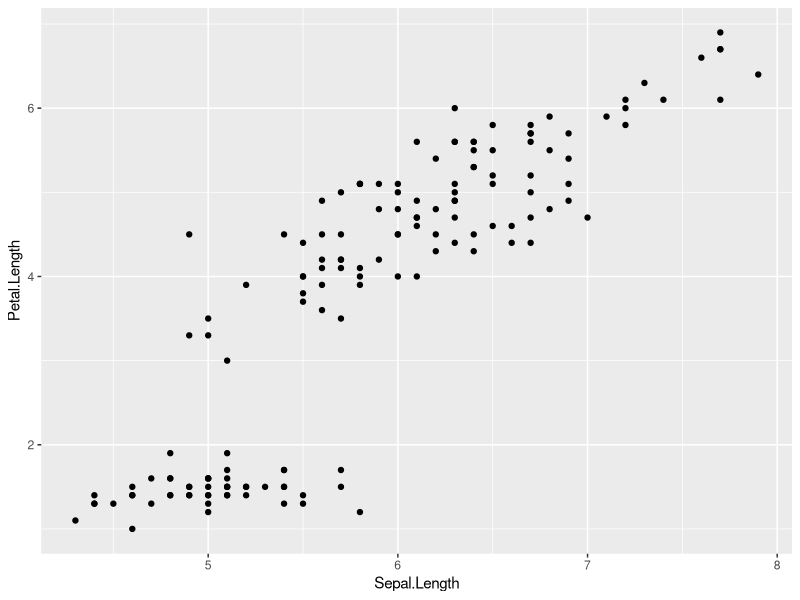
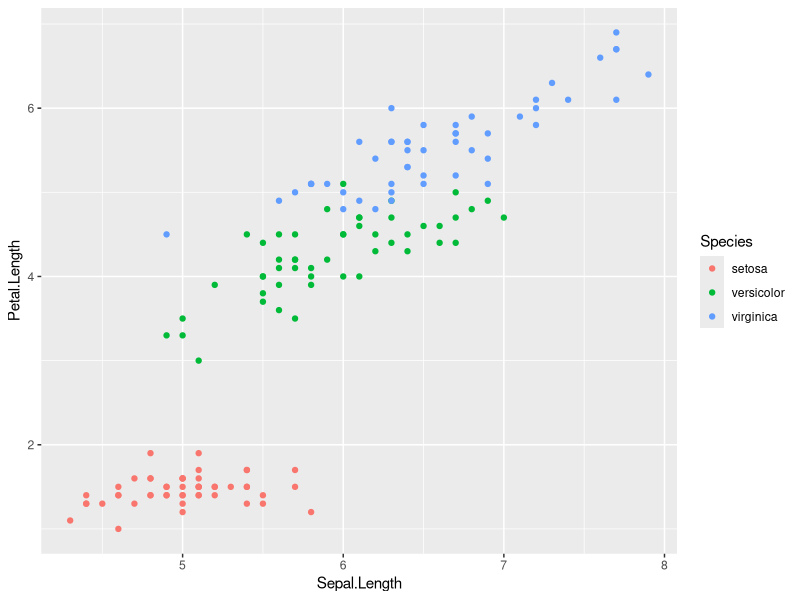
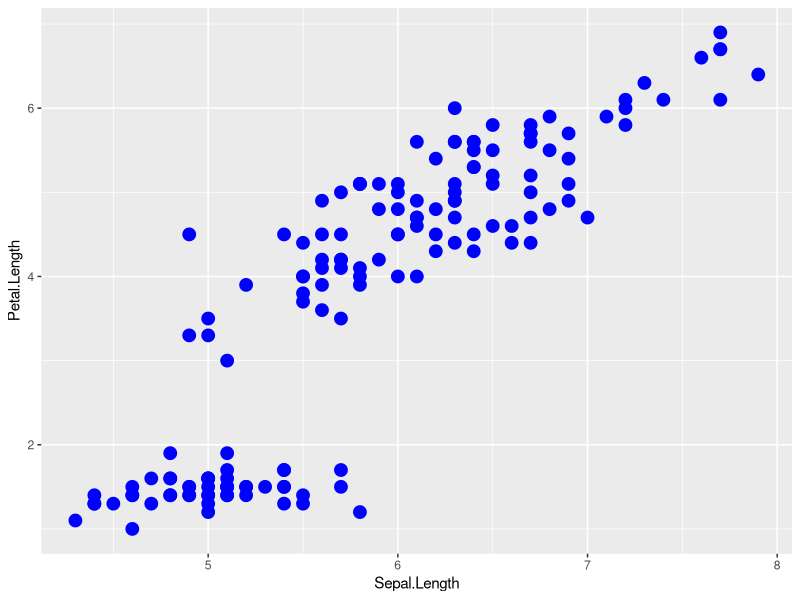
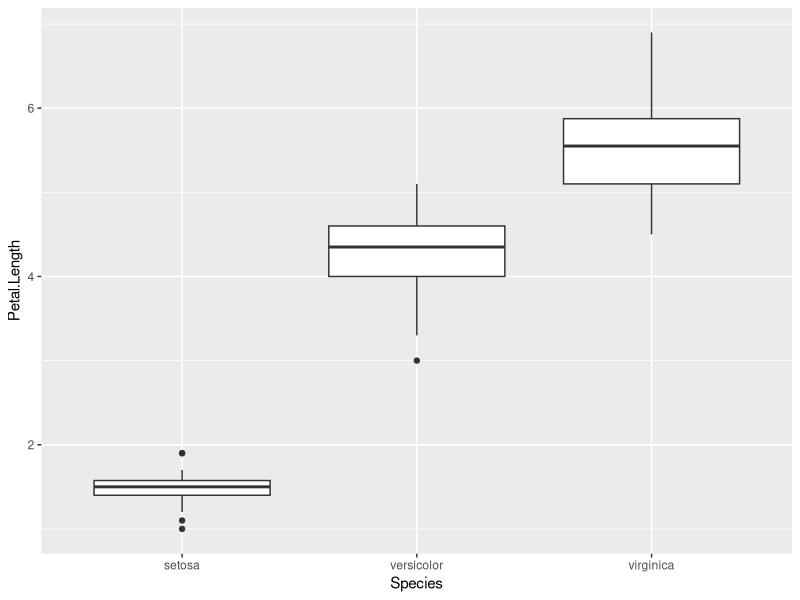
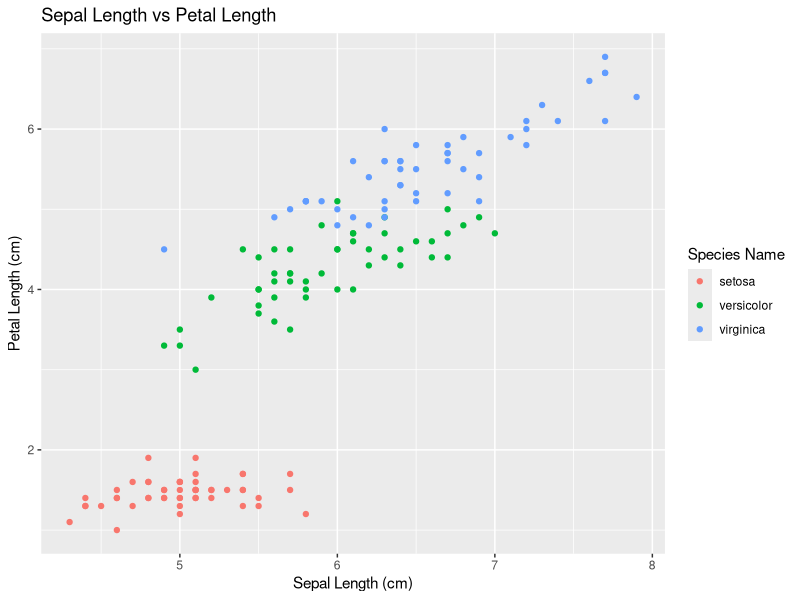
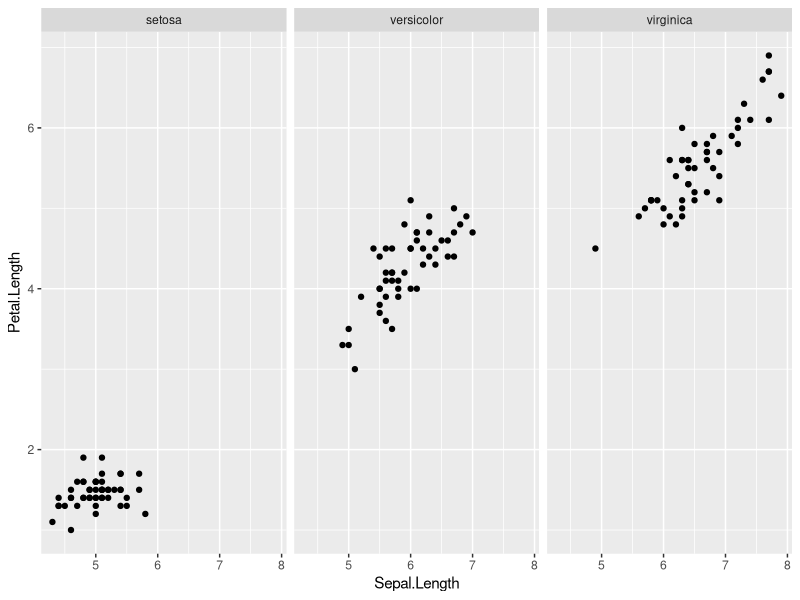

Generate these figures, in order, with R: (Note: this script raises an error after producing the figures.)
## ---- chunk 1
# Unattach any packages that happen to already be loaded. In general this is unecessary
# but is important for the creation of the book to not have package namespaces
# fighting unexpectedly.
pkgs = names(sessionInfo()$otherPkgs)
if( length(pkgs > 0)){
  pkgs = paste('package:', pkgs, sep = "")
  for( i in 1:length(pkgs)){
    detach(pkgs[i], character.only = TRUE, force=TRUE)
  }
}
## ---- chunk 2
library(tidyverse, quietly = TRUE)   # loading ggplot2 and dplyr
## ---- chunk 3
data(iris)  # load the iris dataset that comes with R
str(iris)   # what columns do we have to play with...
## ---- chunk 4
ggplot( data=iris, aes(x=Sepal.Length, y=Petal.Length) ) +  
	geom_point(  )
## ---- chunk 5
ggplot( data=iris, aes(x=Sepal.Length, y=Petal.Length, color=Species) ) +  
	geom_point(  )
## ---- chunk 6
ggplot( data=iris, aes(x=Sepal.Length, y=Petal.Length) ) +  
	geom_point( color='blue', size=4 )
## ---- chunk 7
ggplot(iris, aes(x=Species, y=Petal.Length)) +
  geom_boxplot()
## ---- chunk 8
# Treat the number of cylinders in a car as a categorical variable (4,6 or 8)
ggplot( data=iris, aes(x=Sepal.Length, y=Petal.Length, color=Species) ) +  
	geom_point(  ) +
  labs( title='Sepal Length vs Petal Length') +
  labs( x="Sepal Length (cm)", y="Petal Length (cm)" ) +
  labs( color="Species Name")     
## ---- chunk 9
library(ggplot2)
ggplot(iris, aes(x=Sepal.Length, y=Petal.Length)) +
  geom_point() +
  facet_grid( . ~ Species )
## ---- chunk 10
data(tips, package='reshape')
head(tips)
## ---- chunk 11
ggplot(tips, aes(x = total_bill, y = tip / total_bill )) +
  geom_point()
## ---- chunk 12
ggplot(tips, aes(x = total_bill, y = tip / total_bill )) +
  geom_point() +
  facet_grid( sex ~ day )
## ---- chunk 13
ggplot(tips, aes(x = total_bill, y = tip / total_bill )) +
  geom_point() +
  facet_wrap( ~ day )
## ---- chunk 14
ggplot(tips, aes(x = total_bill, y = tip / total_bill )) +
  geom_point() +
  facet_grid( sex ~ day, scales="free_y" )
## ---- chunk 15
    Rosy <- data.frame(
      times = c(15, 11, 9, 12, 5, 2, 3),
      day   = 1:7,
      yhat  = c(14.36, 12.29, 10.21, 8.14, 6.07, 4.00,  1.93),
      lwr   = c( 9.54,  8.5,   7.22, 5.47, 3.08, 0.22, -2.89),
      upr   = c(19.18, 16.07, 13.2, 10.82, 9.06, 7.78,  6.75))
## ---- chunk 16
        library(tidyverse)
        data('birthwt', package='MASS')
        birthwt <- birthwt %>% mutate(
          race  = factor(race,  labels=c('White','Black','Other')),
          smoke = factor(smoke, labels=c('No Smoke', 'Smoke')))
